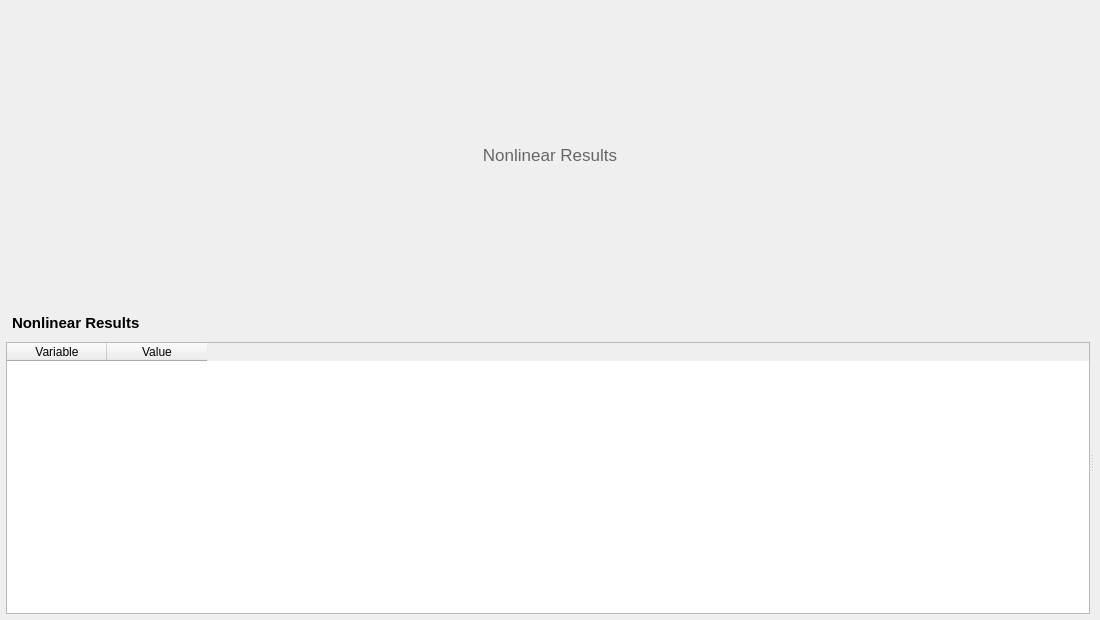
<?xml version="1.0" encoding="UTF-8"?>
<ui version="4.0">
 <class>HrvNonlinearTabBase</class>
 <widget class="QWidget" name="HrvNonlinearTabBase">
  <property name="geometry">
   <rect><x>0</x><y>0</y><width>1100</width><height>620</height></rect>
  </property>
  <layout class="QVBoxLayout" name="rootLayout">
   <property name="leftMargin"><number>6</number></property>
   <property name="topMargin"><number>6</number></property>
   <property name="rightMargin"><number>6</number></property>
   <property name="bottomMargin"><number>6</number></property>

   <item>
    <widget class="QLabel" name="placeholder">
     <property name="text"><string>Nonlinear Results</string></property>
     <property name="alignment"><set>Qt::AlignCenter</set></property>
     <property name="styleSheet">
      <string notr="true">color: #666666; font-size: 13pt; padding: 30px;</string>
     </property>
    </widget>
   </item>

   <item>
    <widget class="QSplitter" name="splitter">
     <property name="orientation"><enum>Qt::Horizontal</enum></property>
     <property name="childrenCollapsible"><bool>false</bool></property>

     <widget class="QWidget" name="leftPane" native="true">
      <layout class="QVBoxLayout" name="leftLayout">
       <property name="leftMargin"><number>0</number></property>
       <property name="topMargin"><number>0</number></property>
       <property name="rightMargin"><number>0</number></property>
       <property name="bottomMargin"><number>0</number></property>
       <item>
        <widget class="QLabel" name="title">
         <property name="text"><string>Nonlinear Results</string></property>
         <property name="styleSheet">
          <string notr="true">font-weight: bold; font-size: 11pt; padding: 4px 2px;</string>
         </property>
        </widget>
       </item>
       <item>
        <widget class="QTableWidget" name="table">
         <property name="alternatingRowColors"><bool>true</bool></property>
         <property name="editTriggers"><set>QAbstractItemView::NoEditTriggers</set></property>
         <attribute name="horizontalHeaderVisible"><bool>true</bool></attribute>
         <attribute name="verticalHeaderVisible"><bool>false</bool></attribute>
         <column><property name="text"><string>Variable</string></property></column>
         <column><property name="text"><string>Value</string></property></column>
        </widget>
       </item>
      </layout>
     </widget>

     <widget class="QWidget" name="rightPane" native="true">
      <layout class="QVBoxLayout" name="rightLayout">
       <property name="leftMargin"><number>0</number></property>
       <property name="topMargin"><number>0</number></property>
       <property name="rightMargin"><number>0</number></property>
       <property name="bottomMargin"><number>0</number></property>
       <property name="spacing"><number>4</number></property>
       <item>
        <widget class="MplCanvas" name="canvasPoin" native="true">
         <property name="sizePolicy">
          <sizepolicy hsizetype="Expanding" vsizetype="Expanding">
           <horstretch>0</horstretch><verstretch>3</verstretch>
          </sizepolicy>
         </property>
         <property name="minimumSize"><size><width>0</width><height>180</height></size></property>
        </widget>
       </item>
       <item>
        <widget class="MplCanvas" name="canvasDfa" native="true">
         <property name="sizePolicy">
          <sizepolicy hsizetype="Expanding" vsizetype="Expanding">
           <horstretch>0</horstretch><verstretch>2</verstretch>
          </sizepolicy>
         </property>
         <property name="minimumSize"><size><width>0</width><height>120</height></size></property>
        </widget>
       </item>
      </layout>
     </widget>
    </widget>
   </item>
  </layout>
 </widget>
 <customwidgets>
  <customwidget>
   <class>MplCanvas</class>
   <extends>QWidget</extends>
   <header>nirs_vot_gui.widgets.mpl_canvas</header>
   <container>1</container>
  </customwidget>
 </customwidgets>
 <resources/>
 <connections/>
</ui>
